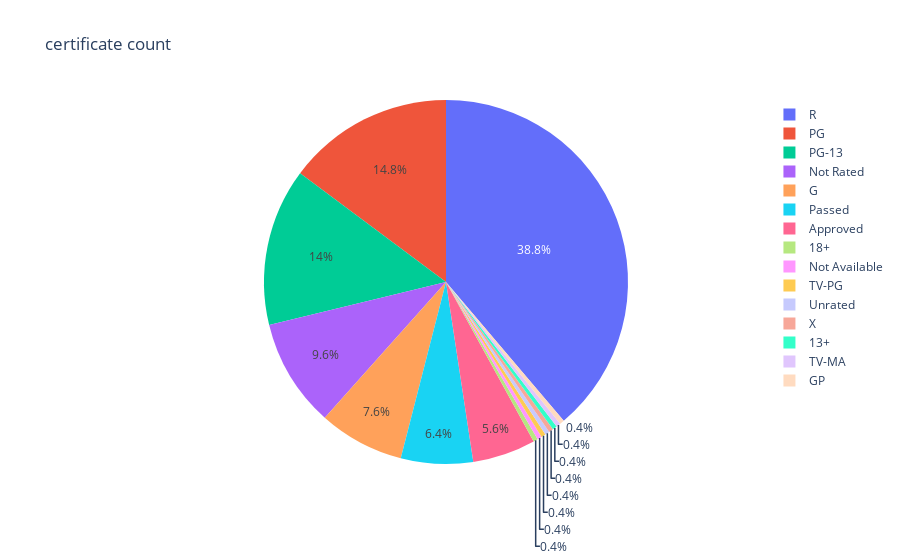

Notebook source saved alongside this figure:
### Code cell
fig.show()

### Figure 1 — Plotly figure (JSON) as saved in the notebook; plotly's stock layout.template omitted (floating-point values rounded to 4 significant figures; data arrays with more than 128 entries replaced by an {"elided": "..."} marker saying what was removed)
{"data": [{"domain": {"x": [0, 1], "y": [0, 1]}, "hovertemplate": "certificate=%{label}<extra></extra>", "labels": {"elided": "250 str values"}, "legendgroup": "", "name": "", "showlegend": true, "type": "pie"}], "layout": {"legend": {"tracegroupgap": 0}, "title": {"text": "certificate count"}}}
